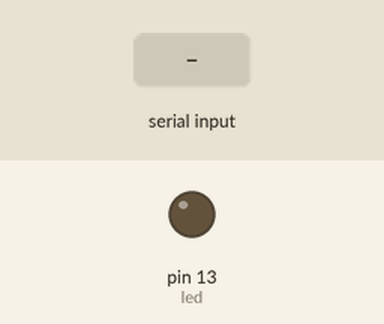
Simulated run of this sketch. Board: Arduino Uno, built with avr-gcc and run on an emulated ATmega328P. Parts: output pins drawn as LEDs (lit = HIGH). Inputs (shaded band) come from the test bench.

Above: at 1.2 s.
1.3 s: "1" received over Serial
At 2.5 s:
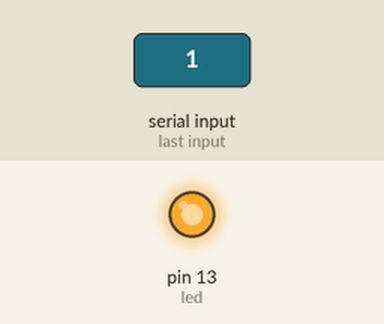
2.8 s: "0" received over Serial
At 3.8 s:
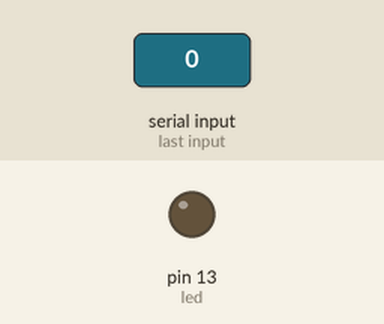
Timing chart, 0 to 5.8 s (numbered marks = the images above; inputs shaded):
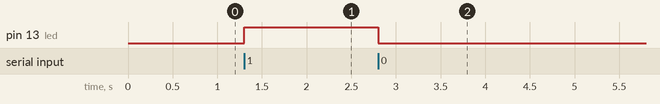

The sketch:

Enc_apg.ino
```cpp
int led=13;

void setup() {
  Serial.begin(9600);//inicia el serial
  pinMode(led,OUTPUT);//define al led como salida

}

void loop() {
  if(Serial.available()>>0){//si hay bytes disponibles
    char by=Serial.read();//lee el byte que le llega
    if(by=='1'){//si el byte esta en 1
      digitalWrite(led,HIGH);//Poner el pin en 1
    }
    else
      digitalWrite(led,LOW);//Poner el pin en 0
  }

}
```

Measured:
- after the input at 1.3 s, pin 13 (led): LOW → HIGH at once
- after the input at 2.8 s, pin 13 (led): HIGH → LOW at once
